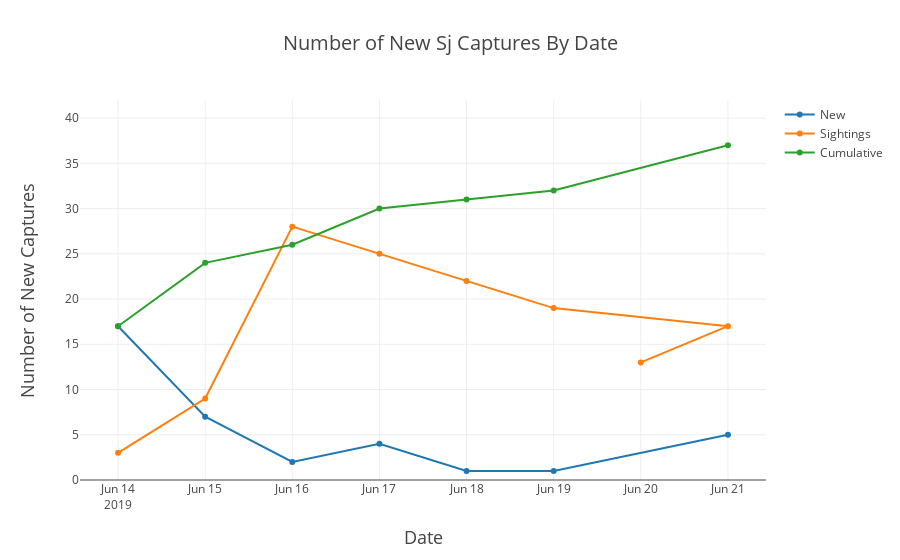

Write notebook code for a chart like this one.
### Markdown cell above
## _Sceloporus jarrovii_

### Code cell
species ='Sj'
# from datetime import datetime
New = go.Scatter(x=nCaptures.loc[nCaptures.Species==species].Date, 
                y=nCaptures.loc[nCaptures.Species==species].Painted,
               mode = 'lines+markers',  name = 'New')
Sighting =  go.Scatter(x=nCaptures.loc[nCaptures.Species==species].Date, 
                y=nCaptures.loc[nCaptures.Species==species].Sighting,
               mode = 'lines+markers',  name = 'Sightings')
Cumulative =  go.Scatter(x=nCaptures.loc[nCaptures.Species==species].Date, 
                y=nCaptures.loc[nCaptures.Species==species].cumulativeNew,
               mode = 'lines+markers',  name = 'Cumulative')

data = [New,Sighting,Cumulative]
layout = go.Layout(
    title = 'Number of New {} Captures By Date'.format(species),
    titlefont = dict(
        size = 20),
    xaxis = dict(
#         dtick = 1,
        title = 'Date',
        titlefont = dict(
            size = 18)),
    yaxis = dict(
        title = 'Number of New Captures',
        titlefont = dict(
            size = 18),
    range=[0,nCaptures.loc[nCaptures.Species==species].cumulativeNew.max()+5]))
fig = go.Figure(
        data = data,
        layout = layout)

iplot(fig,
         filename = 'Number of New {} Captures By Date for {}.html'.format(species, year))

### Figure 1 — Plotly figure (JSON) as saved in the notebook; plotly's stock layout.template omitted (floating-point values rounded to 4 significant figures)
{"data": [{"mode": "lines+markers", "name": "New", "type": "scatter", "uid": "6d8ea7e7-5c17-4b37-aa52-fa57e85ed7d1", "x": ["2019-06-14", "2019-06-15", "2019-06-16", "2019-06-17", "2019-06-18", "2019-06-19", "2019-06-21", "2019-06-20"], "y": [17, 7, 2, 4, 1, 1, 5, null]}, {"mode": "lines+markers", "name": "Sightings", "type": "scatter", "uid": "775d44c2-c288-4673-9439-3572681da355", "x": ["2019-06-14", "2019-06-15", "2019-06-16", "2019-06-17", "2019-06-18", "2019-06-19", "2019-06-21", "2019-06-20"], "y": [3, 9, 28, 25, 22, 19, 17, 13]}, {"mode": "lines+markers", "name": "Cumulative", "type": "scatter", "uid": "12c84c08-819f-4c93-bd37-d9edc62d249c", "x": ["2019-06-14", "2019-06-15", "2019-06-16", "2019-06-17", "2019-06-18", "2019-06-19", "2019-06-21", "2019-06-20"], "y": [17, 24, 26, 30, 31, 32, 37, null]}], "layout": {"title": {"font": {"size": 20}, "text": "Number of New Sj Captures By Date"}, "xaxis": {"title": {"font": {"size": 18}, "text": "Date"}}, "yaxis": {"range": [0, 42], "title": {"font": {"size": 18}, "text": "Number of New Captures"}}}}
